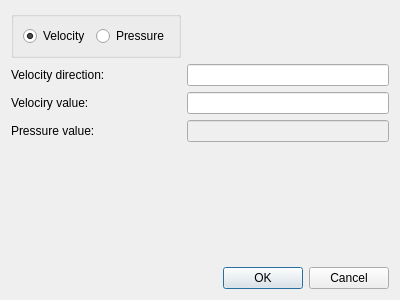
<?xml version="1.0" encoding="UTF-8"?>
<ui version="4.0">
 <class>CalculateDialog</class>
 <widget class="QDialog" name="CalculateDialog">
  <property name="windowModality">
   <enum>Qt::ApplicationModal</enum>
  </property>
  <property name="geometry">
   <rect>
    <x>0</x>
    <y>0</y>
    <width>400</width>
    <height>300</height>
   </rect>
  </property>
  <property name="windowTitle">
   <string>Calculate</string>
  </property>
  <property name="modal">
   <bool>true</bool>
  </property>
  <layout class="QFormLayout" name="formLayout">
   <item row="0" column="0">
    <widget class="QGroupBox" name="radioGroup">
     <property name="title">
      <string/>
     </property>
     <layout class="QHBoxLayout" name="horizontalLayout">
      <item>
       <widget class="QRadioButton" name="velocityRadio">
        <property name="text">
         <string>Velocity</string>
        </property>
        <property name="checked">
         <bool>true</bool>
        </property>
       </widget>
      </item>
      <item>
       <widget class="QRadioButton" name="pressureRadio">
        <property name="text">
         <string>Pressure</string>
        </property>
       </widget>
      </item>
     </layout>
    </widget>
   </item>
   <item row="1" column="0">
    <widget class="QLabel" name="directionLabel">
     <property name="text">
      <string>Velocity direction:</string>
     </property>
    </widget>
   </item>
   <item row="1" column="1">
    <widget class="QLineEdit" name="directionEdit"/>
   </item>
   <item row="2" column="0">
    <widget class="QLabel" name="velocityValueLabel">
     <property name="text">
      <string>Velociry value:</string>
     </property>
    </widget>
   </item>
   <item row="2" column="1">
    <widget class="QLineEdit" name="velocityEdit"/>
   </item>
   <item row="3" column="0">
    <widget class="QLabel" name="presureLabel">
     <property name="text">
      <string>Pressure value:</string>
     </property>
    </widget>
   </item>
   <item row="3" column="1">
    <widget class="QLineEdit" name="presureEdit">
     <property name="enabled">
      <bool>false</bool>
     </property>
    </widget>
   </item>
   <item row="5" column="1">
    <spacer name="verticalSpacer">
     <property name="orientation">
      <enum>Qt::Vertical</enum>
     </property>
     <property name="sizeHint" stdset="0">
      <size>
       <width>190</width>
       <height>40</height>
      </size>
     </property>
    </spacer>
   </item>
   <item row="6" column="1">
    <widget class="QDialogButtonBox" name="buttonBox">
     <property name="orientation">
      <enum>Qt::Horizontal</enum>
     </property>
     <property name="standardButtons">
      <set>QDialogButtonBox::Cancel|QDialogButtonBox::Ok</set>
     </property>
    </widget>
   </item>
  </layout>
 </widget>
 <resources/>
 <connections>
  <connection>
   <sender>buttonBox</sender>
   <signal>accepted()</signal>
   <receiver>CalculateDialog</receiver>
   <slot>accept()</slot>
   <hints>
    <hint type="sourcelabel">
     <x>248</x>
     <y>254</y>
    </hint>
    <hint type="destinationlabel">
     <x>157</x>
     <y>274</y>
    </hint>
   </hints>
  </connection>
  <connection>
   <sender>buttonBox</sender>
   <signal>rejected()</signal>
   <receiver>CalculateDialog</receiver>
   <slot>reject()</slot>
   <hints>
    <hint type="sourcelabel">
     <x>316</x>
     <y>260</y>
    </hint>
    <hint type="destinationlabel">
     <x>286</x>
     <y>274</y>
    </hint>
   </hints>
  </connection>
 </connections>
</ui>
